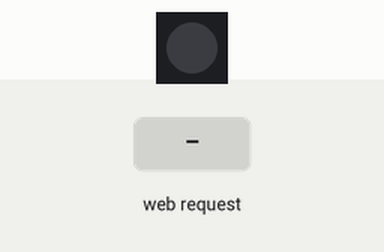
Recording of a sketch running on a simulated ESP32. Parts: 1 RGB LEDs in strip order, left to right. The inputs (shaded band) are chosen by the test bench. Dim RGB values are drawn brighter than linear; WiFi joins after 1.5 s; servers stay silent unless stated; what the sketch prints to the serial monitor is not drawn.

Above: at 3.2 s.
3.3 s: HTTP request GET /setMode?mode=ON received
At 3.7 s:
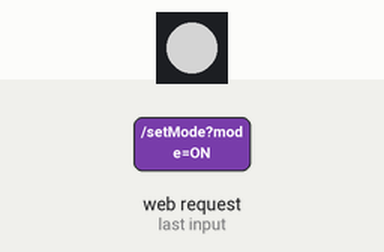
4.8 s: HTTP request GET /setBrightness?value=1 received
At 6.0 s:
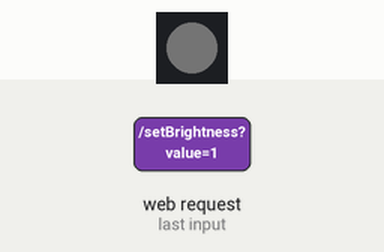
6.3 s: HTTP request GET /setMode?mode=OFF received
At 7.6 s:
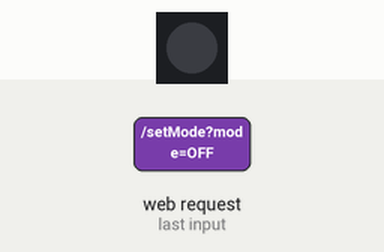
Timing chart, 0 to 9.3 s (numbered marks = the images above; inputs shaded):
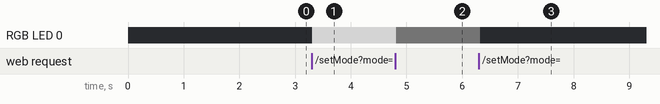

Measured:
- after the input at 3.3 s, RGB LED 0: off → RGB(128, 128, 128) at once
- after the input at 4.8 s, RGB LED 0: RGB(128, 128, 128) → RGB(1, 1, 1) at once
- after the input at 6.3 s, RGB LED 0: RGB(1, 1, 1) → off at once

The sketch:

Blink_Webserver_RGB_InternetLED_Athome_Farbcode_JavaScript.ino
```cpp
#include <WiFi.h>
#include <WebServer.h>
#include <Adafruit_NeoPixel.h>

#define LED_PIN    48  // Ersetze dies durch den richtigen Pin für dein Board
#define NUMPIXELS  1   // Anzahl der LEDs

Adafruit_NeoPixel pixels(NUMPIXELS, LED_PIN, NEO_GRB + NEO_KHZ800);

// Ersetze diese mit deinem vorhandenen Netzwerk-Namen und Passwort
const char* ssid = "ATHOME";
const char* password = "536c03b0fde40ccfbb7a3f00fecf10b3";

WebServer server(80);

enum Mode {
  OFF,
  SOLID_COLOR,
  ON
};

Mode currentMode = OFF;
int brightness = 128;
uint32_t color = 0xFFFFFF;  // Standardfarbe Weiß

bool firstOn = true;

void setup() {
  Serial.begin(115200);
  pinMode(LED_PIN, OUTPUT);
  pixels.begin();

  WiFi.begin(ssid, password);

  Serial.print("Verbinde mit dem WLAN ");
  Serial.println(ssid);

  while (WiFi.status() != WL_CONNECTED) {
    delay(1000);
    Serial.print(".");
  }

  Serial.println();
  Serial.println("WLAN verbunden.");
  Serial.print("IP-Adresse: ");
  Serial.println(WiFi.localIP());

  // Webserver Routen
server.on("/", HTTP_GET, [](){
  String html = "<!DOCTYPE html>\
                 <html>\
                 <head>\
                   <meta charset='UTF-8'>\
                   <title>ESP32 LED Control</title>\
                   <script>\
                     function updateTemperature() {\
                       fetch('/temperature')\
                         .then(response => response.text())\
                         .then(data => {\
                           document.getElementById('temp').innerText = data + ' °C';\
                         });\
                     }\
                     setInterval(updateTemperature, 1000);  // Update alle 5 Sekunden\
                   </script>\
                 </head>\
                 <body onload=\"updateTemperature()\">\
                   <h1>ESP32 LED Control</h1>\
                   <h2 style=\"font-size: 1.5em; font-weight: bold;\">Temperature: <span id='temp'>Loading...</span></h2>\
                   <button onclick=\"setMode('ON')\">On</button>\
                   <button onclick=\"setMode('OFF')\">Off</button>\
                   <br><br>\
                   <label for=\"color\">Choose Color:</label>\
                   <input type=\"color\" id=\"color\" name=\"color\" value=\"#000000\" onchange=\"setColor(this.value)\">\
                   <br><br>\
                   <label for=\"brightness\">Brightness:</label>\
                   <input type=\"range\" id=\"brightness\" name=\"brightness\" min=\"0\" max=\"255\" value=\"" + String(brightness) + "\" onchange=\"setBrightness(this.value)\">\
                   <br><br>\
                   <script>\
                     function setMode(mode) {\
                       fetch('/setMode?mode=' + mode)\
                         .then(response => response.text())\
                         .then(data => console.log(data));\
                     }\
                     function setBrightness(brightness) {\
                       fetch('/setBrightness?value=' + brightness)\
                         .then(response => response.text())\
                         .then(data => console.log(data));\
                     }\
                     function setColor(color) {\
                       fetch('/setColor?value=' + color.substring(1))\
                         .then(response => response.text())\
                         .then(data => console.log(data));\
                     }\
                   </script>\
                 </body>\
                 </html>";
  server.send(200, "text/html", html);
});


  server.on("/setMode", HTTP_GET, [](){
    if (server.hasArg("mode")) {
      String mode = server.arg("mode");
      if (mode == "OFF") currentMode = OFF;
      else if (mode == "ON") {
        currentMode = ON;
        if (firstOn) {
          color = 0xFFFFFF;  // Weiß, wenn das erste Mal eingeschaltet wird
          firstOn = false;
        }
      }
      server.send(200, "text/plain", "Mode set to " + mode);
    } else {
      server.send(400, "text/plain", "Mode not specified");
    }
  });

  server.on("/setBrightness", HTTP_GET, [](){
    if (server.hasArg("value")) {
      brightness = server.arg("value").toInt();
      if (brightness < 0) brightness = 0;
      if (brightness > 255) brightness = 255;
      server.send(200, "text/plain", "Brightness set to " + String(brightness));
    } else {
      server.send(400, "text/plain", "Brightness value not specified");
    }
  });

  server.on("/setColor", HTTP_GET, [](){
    if (server.hasArg("value")) {
      String colorValue = server.arg("value");
      if (colorValue.length() == 6) {
        long number = (long) strtol(&colorValue[0], NULL, 16);
        color = ((number >> 16) & 0xFF) << 16 | ((number >> 8) & 0xFF) << 8 | (number & 0xFF);
        currentMode = SOLID_COLOR;
        firstOn = false; // Farbe wurde explizit gesetzt, daher kein erstes Einschalten mehr
        server.send(200, "text/plain", "Color set to #" + colorValue);
      } else {
        server.send(400, "text/plain", "Invalid color value");
      }
    } else {
      server.send(400, "text/plain", "Color value not specified");
    }
  });

  // Neue Route für Temperatur
  server.on("/temperature", HTTP_GET, [](){
    float temperature = temperatureRead();  // Temperatur auslesen
    server.send(200, "text/plain", String(temperature));
  });

  server.begin();
}

void loop() {
  server.handleClient();

  if (currentMode == ON || currentMode == SOLID_COLOR) {
    pixels.setBrightness(brightness);
    pixels.setPixelColor(0, color);
  } else {
    pixels.setPixelColor(0, pixels.Color(0, 0, 0)); // LED ausschalten
  }

  pixels.show();
  delay(50);
}
```
